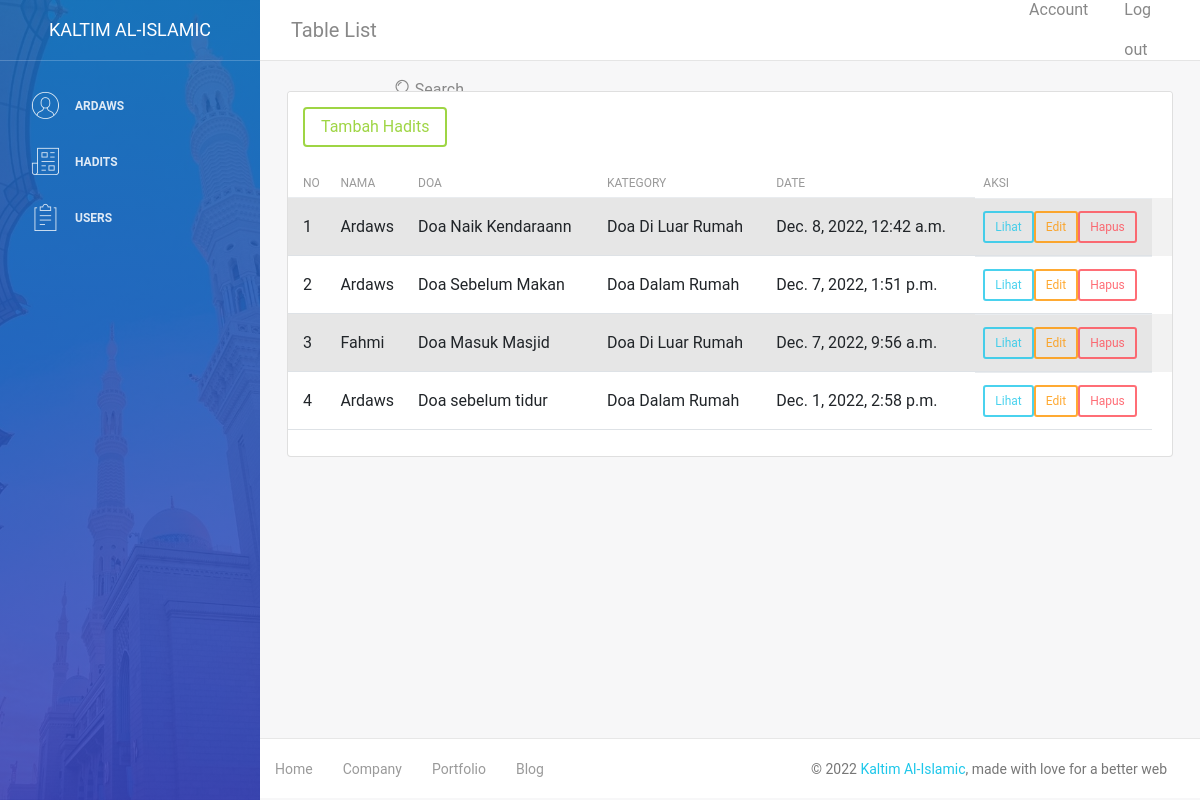
Page /dashboard/info/ (signed in) on the committed database.
### blog/models.py (models this page shows, shortened)
class Info(models.Model):
    nama = models.CharField(max_length=100, blank=True, null=True)
    judul = models.CharField(max_length=100)
    body = models.TextField()
    kategory = models.ForeignKey(Kategori, on_delete=models.CASCADE)
    date = models.DateTimeField(auto_now_add=True)
    class Meta:
        ordering = ['-date']
        verbose_name_plural = "Info"

class Kategori(models.Model):
    nama = models.CharField(max_length=20)
    def __str__(self):
        return self.nama
    class Meta:
        verbose_name_plural = "Kategori"

### blog/views.py (the view)
# urls.py: path('info/', info, name='tabel_info'),
@login_required
def info(request):
    template_name = "back/tabel_info.html"
    info = Info.objects.all()
    context = {
        'title':'info',
        'info':info,
    }
    return render(request, template_name, context)

### templates/back/tabel_info.html
{% extends 'back/base.html' %}
{% block content %}
<div class="content">
    <div class="container-fluid">
        <div class="row">
            <div class="col-md-18">
                <div class="card strpied-tabled-with-hover">
                    <div class="card-header ">
                        <a class="btn btn-success" href="{% url 'tambah_info' %}">Tambah Hadits</a>
                    </div>
                    <div class="card-body table-full-width table-responsive">
                        <table class="table table-hover table-striped">
                            <thead>
                                <th>No</th>
                                <th>Nama</th>
                                <th>Doa</th>
                                <th>Kategory</th>
                                <th>Date</th>
                                <th>Aksi</th>
                            </thead>
                            <tbody>
                                {% for i in info %}
                                <tr>
                                    <td>{{forloop.counter}}</td>
                                    <td>{{i.nama}}</td>
                                    <td>{{i.judul}}</td>
                                    <td>{{i.kategory}}</td>
                                    <td>{{i.date}}</td>
                                    <td>
                                        <a class="btn btn-sm btn-info" href=" {% url 'lihat_info' i.id %}">Lihat</a>
                                        <a class="btn btn-sm btn-warning" href="{% url 'edit_info' i.id %}">Edit</a>
                                        <a onclick="return confirm('Apakah anda yakin ingin menghapus?');" class="btn btn-sm btn-danger" href="{% url 'delete_info' i.id %}">Hapus</a>
                                    </td>
                                </tr>
                                {% endfor %}
                        </table>
                    </div>
                </div>
            </div>
        </div>
    </div>
</div>
{% endblock content %}

### templates/back/menu.html
{% load static %}
<div class="sidebar-wrapper">
    <div class="logo">
        <a href="http://www.creative-tim.com" class="simple-text">
            Kaltim Al-Islamic
        </a>
    </div>
    <ul class="nav">
        <li>
            <a class="nav-link" href="./user.html">
                <i class="nc-icon nc-circle-09"></i>
                <p>
                    {{user}}
                </p>
            </a>
        </li>
        <li>
            <a class="nav-link" href="{% url 'tabel_info' %}">
                <i class="nc-icon nc-paper-2"></i>
                <p>Hadits</p>
            </a>
        </li>
        {% if request.session.is_operator == 'operator' %}
        <li>
            <a class="nav-link" href="{% url 'tabel_users' %}">
                <i class="nc-icon nc-notes"></i>
                <p>Users</p>
            </a>
        </li>
        {% endif %}
    </ul>
</div>

### rows in the picture
Info: nama "Ardaws", judul "Doa Naik Kendaraann", kategory "Doa Di Luar Rumah", date "Dec. 8, 2022, 12:42 a.m."
Info: nama "Ardaws", judul "Doa Sebelum Makan", kategory "Doa Dalam Rumah", date "Dec. 7, 2022, 1:51 p.m."
Info: nama "Fahmi", judul "Doa Masuk Masjid", kategory "Doa Di Luar Rumah", date "Dec. 7, 2022, 9:56 a.m."
Info: nama "Ardaws", judul "Doa sebelum tidur", kategory "Doa Dalam Rumah", date "Dec. 1, 2022, 2:58 p.m."

### other values in the picture
{{ user }} "ARDAWS"
